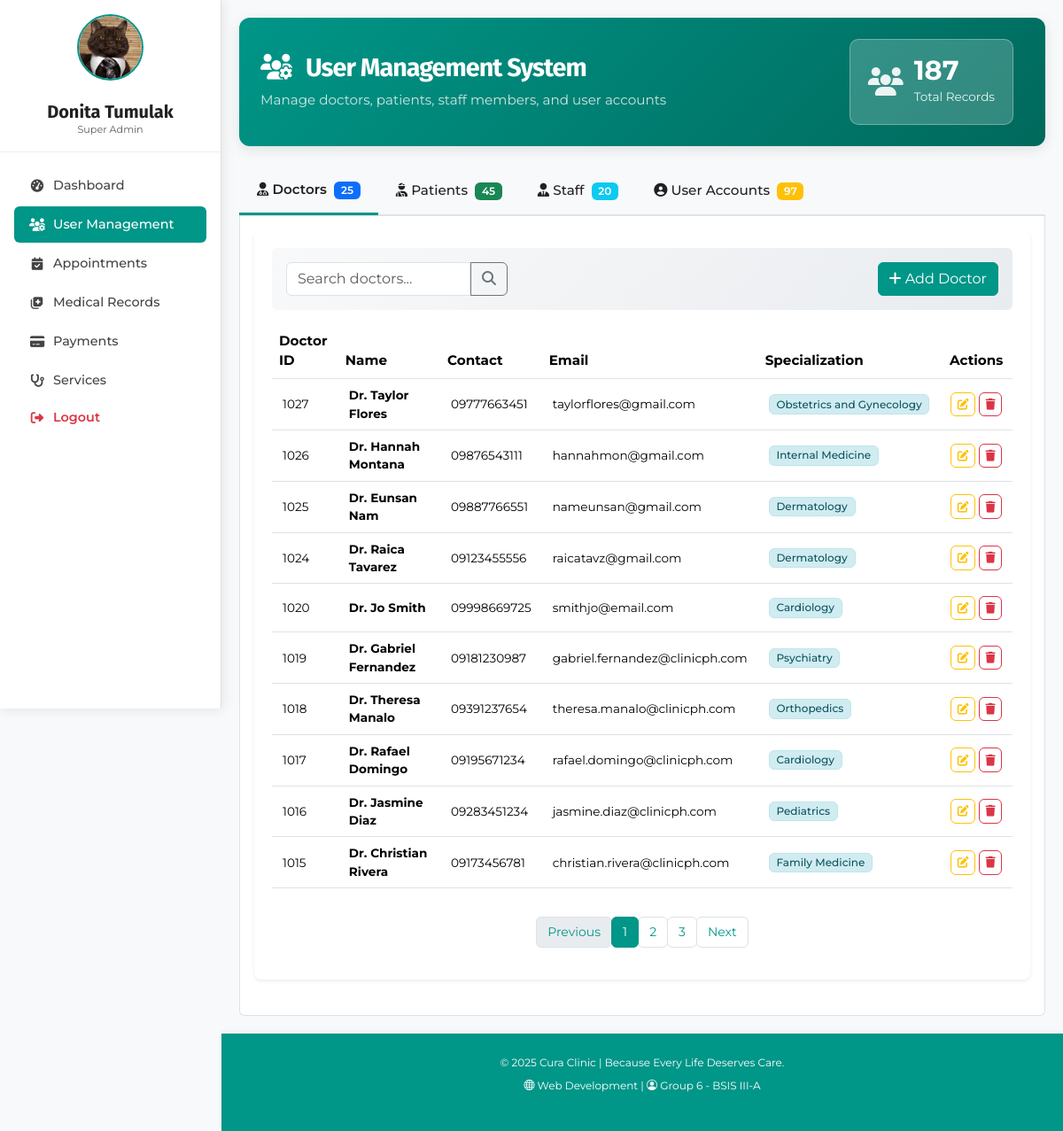
/pages/user_management.php (signed in), run on the app's committed database.
### tables this page shows
CREATE TABLE `doctor` (
  `doc_id` int(11) NOT NULL,
  `doc_first_name` varchar(50) NOT NULL,
  `doc_last_name` varchar(50) NOT NULL,
  `doc_middle_init` char(3) DEFAULT NULL,
  `doc_contact_num` varchar(15) NOT NULL,
  `doc_email` varchar(100) NOT NULL,
  `doc_created_at` datetime NOT NULL DEFAULT current_timestamp(),
  `doc_updated_at` datetime DEFAULT current_timestamp() ON UPDATE current_timestamp(),
  `spec_id` int(11) DEFAULT NULL
);

CREATE TABLE `specialization` (
  `spec_id` int(11) NOT NULL,
  `spec_name` varchar(100) NOT NULL,
  `spec_created_at` datetime NOT NULL DEFAULT current_timestamp(),
  `spec_updated_at` datetime DEFAULT current_timestamp() ON UPDATE current_timestamp()
);

### pages/user_management.php (the view, shortened to what the rows shown need)
<?php
$database = new Database();
$db = $database->connect();
require_once '../classes/users/Doctor.php';
$doctor = new Doctor($db);
$doctors = $doctor->getAllDoctors();
include '../includes/header.php';
?>
<body class="management-page">
    <div class="container-fluid">
        <div class="row">
            <?php include '../includes/sidebar_user.php'; ?>
            <div class="col-lg-10 management-content">
                <div class="management-header">
                    <div class="row align-items-center">
                        <div class="col-md-8">
                            <h1><i class="fas fa-users-cog me-3"></i>User Management System</h1>
                        </div>
                    </div>
                </div>
                <div class="management-tabs">
                    <div class="tab-content p-3 border border-top-0 rounded-bottom bg-white">
                        <div class="tab-pane fade show active" id="doctors" role="tabpanel">
                            <div class="management-table-container">
                                <div class="table-responsive">
                                    <table class="table table-hover" id="doctors-table">
                                        <thead class="table-teal">
                                            <tr>
                                                <th>Doctor ID</th>
                                                <th>Name</th>
                                                <th>Contact</th>
                                                <th>Email</th>
                                                <th>Specialization</th>
                                                <th>Actions</th>
                                            </tr>
                                        </thead>
                                        <tbody>
                                            <?php if ($doctors['status'] === 'success' && !empty($doctors['data'])): ?>
                                                <?php foreach ($doctors['data'] as $doc): ?>
                                                <tr>
                                                    <td><?php echo $doc['doc_id']; ?></td>
                                                    <td>
                                                        <strong>Dr. <?php echo htmlspecialchars($doc['doc_first_name'] . ' ' . $doc['doc_last_name']); ?></strong>
                                                    </td>
                                                    <td><?php echo htmlspecialchars($doc['doc_contact_num'] ?? 'N/A'); ?></td>
                                                    <td><?php echo htmlspecialchars($doc['doc_email'] ?? 'N/A'); ?></td>
                                                    <td>
                                                        <span class="badge pastel-blue"><?php echo htmlspecialchars($doc['spec_name'] ?? 'General'); ?></span>
                                                    </td>
                                                    <td class="align-middle">
                                                        <div class="d-flex gap-1">
                                                            <button class="btn btn-outline-warning btn-action"
                                                                    onclick="openEditDoctorModal(<?php echo $doc['doc_id']; ?>)"
                                                                    title="Edit">
                                                                <i class="fas fa-edit"></i>
                                                            </button>
                                                            <button class="btn btn-outline-danger btn-action"
                                                                    onclick="deleteDoctor(<?php echo $doc['doc_id']; ?>, 'Dr. <?php echo htmlspecialchars($doc['doc_first_name'] . ' ' . $doc['doc_last_name']); ?>')"
                                                                    title="Delete">
                                                                <i class="fas fa-trash"></i>
                                                            </button>
                                                        </div>
                                                    </td>
                                                </tr>
                                                <?php endforeach; ?>
                                            <?php endif; ?>
                                        </tbody>
                                    </table>
                                </div>
                            </div>
                        </div>
                    </div>
                </div>
            </div>
        </div>
    </div>
    <?php include '../includes/footer.php'; ?>

### data on the page
doctor: doc_id "1027", doc_first_name+doc_last_name "Taylor Flores", doc_contact_num "09777663451", doc_email "taylorflores@gmail.com", spec.spec_name "Obstetrics and Gynecology"
doctor: doc_id "1026", doc_first_name+doc_last_name "Hannah Montana", doc_contact_num "09876543111", doc_email "hannahmon@gmail.com", spec.spec_name "Internal Medicine"
doctor: doc_id "1025", doc_first_name+doc_last_name "Eunsan Nam", doc_contact_num "09887766551", doc_email "nameunsan@gmail.com", spec.spec_name "Dermatology"
doctor: doc_id "1024", doc_first_name+doc_last_name "Raica Tavarez", doc_contact_num "09123455556", doc_email "raicatavz@gmail.com", spec.spec_name "Dermatology"
doctor: doc_id "1020", doc_first_name+doc_last_name "Jo Smith", doc_contact_num "09998669725", doc_email "smithjo@email.com", spec.spec_name "Cardiology"
doctor: doc_id "1019", doc_first_name+doc_last_name "Gabriel Fernandez", doc_contact_num "09181230987", doc_email "gabriel.fernandez@clinicph.com", spec.spec_name "Psychiatry"
doctor: doc_id "1018", doc_first_name+doc_last_name "Theresa Manalo", doc_contact_num "09391237654", doc_email "theresa.manalo@clinicph.com", spec.spec_name "Orthopedics"
doctor: doc_id "1017", doc_first_name+doc_last_name "Rafael Domingo", doc_contact_num "09195671234", doc_email "rafael.domingo@clinicph.com", spec.spec_name "Cardiology"
doctor: doc_id "1016", doc_first_name+doc_last_name "Jasmine Diaz", doc_contact_num "09283451234", doc_email "jasmine.diaz@clinicph.com", spec.spec_name "Pediatrics"
doctor: doc_id "1015", doc_first_name+doc_last_name "Christian Rivera", doc_contact_num "09173456781", doc_email "christian.rivera@clinicph.com", spec.spec_name "Family Medicine"

### other printed values
$full_name "Donita Tumulak"
$role_title "Super Admin"
$total "187"
count($doctors['data']) "25"
count($patients['data']) "45"
count($staff_members['data']) "20"
count($users['data']) "97"
